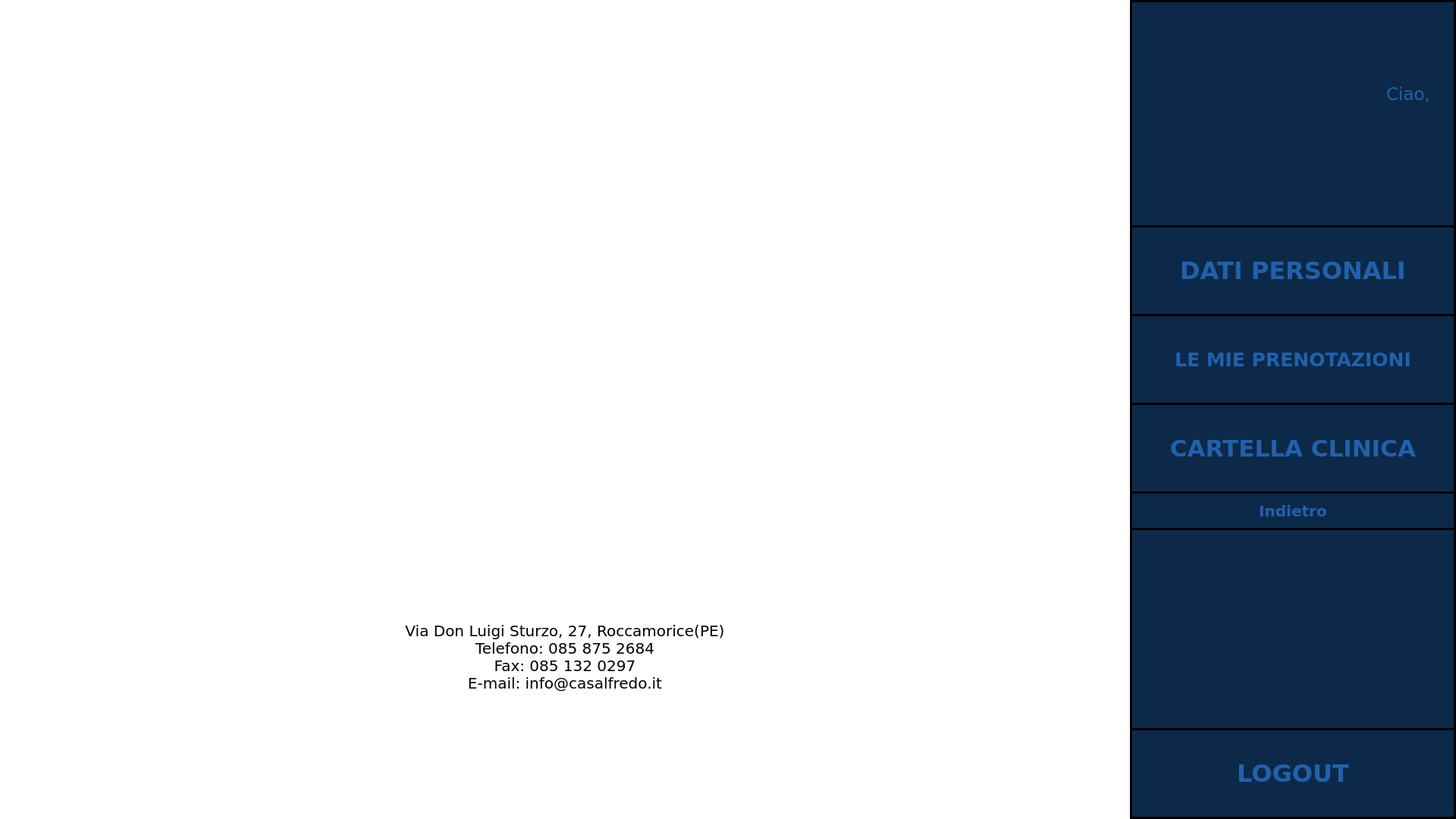
<?xml version="1.0" encoding="UTF-8"?>
<ui version="4.0">
 <class>homePazienteApertoProfilo</class>
 <widget class="QWidget" name="homePazienteApertoProfilo">
  <property name="geometry">
   <rect>
    <x>0</x>
    <y>0</y>
    <width>1920</width>
    <height>1080</height>
   </rect>
  </property>
  <property name="minimumSize">
   <size>
    <width>1920</width>
    <height>1080</height>
   </size>
  </property>
  <property name="maximumSize">
   <size>
    <width>1920</width>
    <height>1080</height>
   </size>
  </property>
  <property name="palette">
   <palette>
    <active>
     <colorrole role="Button">
      <brush brushstyle="SolidPattern">
       <color alpha="255">
        <red>255</red>
        <green>255</green>
        <blue>255</blue>
       </color>
      </brush>
     </colorrole>
     <colorrole role="Base">
      <brush brushstyle="SolidPattern">
       <color alpha="255">
        <red>255</red>
        <green>255</green>
        <blue>255</blue>
       </color>
      </brush>
     </colorrole>
     <colorrole role="Window">
      <brush brushstyle="SolidPattern">
       <color alpha="255">
        <red>255</red>
        <green>255</green>
        <blue>255</blue>
       </color>
      </brush>
     </colorrole>
    </active>
    <inactive>
     <colorrole role="Button">
      <brush brushstyle="SolidPattern">
       <color alpha="255">
        <red>255</red>
        <green>255</green>
        <blue>255</blue>
       </color>
      </brush>
     </colorrole>
     <colorrole role="Base">
      <brush brushstyle="SolidPattern">
       <color alpha="255">
        <red>255</red>
        <green>255</green>
        <blue>255</blue>
       </color>
      </brush>
     </colorrole>
     <colorrole role="Window">
      <brush brushstyle="SolidPattern">
       <color alpha="255">
        <red>255</red>
        <green>255</green>
        <blue>255</blue>
       </color>
      </brush>
     </colorrole>
    </inactive>
    <disabled>
     <colorrole role="Button">
      <brush brushstyle="SolidPattern">
       <color alpha="255">
        <red>255</red>
        <green>255</green>
        <blue>255</blue>
       </color>
      </brush>
     </colorrole>
     <colorrole role="Base">
      <brush brushstyle="SolidPattern">
       <color alpha="255">
        <red>255</red>
        <green>255</green>
        <blue>255</blue>
       </color>
      </brush>
     </colorrole>
     <colorrole role="Window">
      <brush brushstyle="SolidPattern">
       <color alpha="255">
        <red>255</red>
        <green>255</green>
        <blue>255</blue>
       </color>
      </brush>
     </colorrole>
    </disabled>
   </palette>
  </property>
  <property name="windowTitle">
   <string>Clinica Casa Alfredo</string>
  </property>
  <property name="windowIcon">
   <iconset>
    <normaloff>Immagini/logo_casa_alfredo.png</normaloff>Immagini/logo_casa_alfredo.png</iconset>
  </property>
  <property name="styleSheet">
   <string notr="true"/>
  </property>
  <widget class="QLabel" name="logo">
   <property name="geometry">
    <rect>
     <x>470</x>
     <y>62</y>
     <width>550</width>
     <height>620</height>
    </rect>
   </property>
   <property name="text">
    <string/>
   </property>
   <property name="pixmap">
    <pixmap>Immagini/logo_casa_alfredo.png</pixmap>
   </property>
   <property name="scaledContents">
    <bool>true</bool>
   </property>
  </widget>
  <widget class="QLabel" name="titolo">
   <property name="geometry">
    <rect>
     <x>195</x>
     <y>620</y>
     <width>1100</width>
     <height>140</height>
    </rect>
   </property>
   <property name="text">
    <string/>
   </property>
   <property name="pixmap">
    <pixmap>Immagini/titolo_casa_alfredo.png</pixmap>
   </property>
   <property name="scaledContents">
    <bool>true</bool>
   </property>
  </widget>
  <widget class="QLabel" name="scritta">
   <property name="geometry">
    <rect>
     <x>480</x>
     <y>820</y>
     <width>530</width>
     <height>130</height>
    </rect>
   </property>
   <property name="font">
    <font>
     <family>Verdana</family>
     <pointsize>15</pointsize>
    </font>
   </property>
   <property name="text">
    <string>Via Don Luigi Sturzo, 27, Roccamorice(PE)
Telefono: 085 875 2684
Fax: 085 132 0297
E-mail: info@casalfredo.it</string>
   </property>
   <property name="alignment">
    <set>Qt::AlignHCenter|Qt::AlignTop</set>
   </property>
  </widget>
  <widget class="QLabel" name="menu_tendina">
   <property name="geometry">
    <rect>
     <x>1490</x>
     <y>0</y>
     <width>430</width>
     <height>1080</height>
    </rect>
   </property>
   <property name="styleSheet">
    <string notr="true">background-color: rgb(13, 41, 73);
border: 3px solid</string>
   </property>
   <property name="text">
    <string/>
   </property>
  </widget>
  <widget class="QPushButton" name="tendina_button">
   <property name="geometry">
    <rect>
     <x>1495</x>
     <y>5</y>
     <width>70</width>
     <height>70</height>
    </rect>
   </property>
   <property name="cursor">
    <cursorShape>PointingHandCursor</cursorShape>
   </property>
   <property name="styleSheet">
    <string notr="true">QPushButton#tendina_button:pressed {
background-color: rgb(0, 0, 0, 0);
}</string>
   </property>
   <property name="text">
    <string/>
   </property>
   <property name="icon">
    <iconset>
     <normaloff>Immagini/tendina_aperta.png</normaloff>Immagini/tendina_aperta.png</iconset>
   </property>
   <property name="iconSize">
    <size>
     <width>70</width>
     <height>70</height>
    </size>
   </property>
   <property name="flat">
    <bool>true</bool>
   </property>
  </widget>
  <widget class="QPushButton" name="dati_button">
   <property name="geometry">
    <rect>
     <x>1490</x>
     <y>297</y>
     <width>430</width>
     <height>120</height>
    </rect>
   </property>
   <property name="font">
    <font>
     <family>Verdana</family>
     <pointsize>24</pointsize>
     <weight>75</weight>
     <bold>true</bold>
    </font>
   </property>
   <property name="styleSheet">
    <string notr="true">QPushButton#dati_button {
background-color: rgb(0, 0, 0, 0);
color: rgb(33, 97, 171);
border: 3px solid;
}

QPushButton#dati_button:pressed {
background-color: rgb(33, 97, 171);
color: rgb(13, 41, 73);
}</string>
   </property>
   <property name="text">
    <string>DATI PERSONALI</string>
   </property>
  </widget>
  <widget class="QPushButton" name="prenotazioni_button">
   <property name="geometry">
    <rect>
     <x>1490</x>
     <y>414</y>
     <width>430</width>
     <height>120</height>
    </rect>
   </property>
   <property name="font">
    <font>
     <family>Verdana</family>
     <pointsize>19</pointsize>
     <weight>75</weight>
     <bold>true</bold>
    </font>
   </property>
   <property name="styleSheet">
    <string notr="true">QPushButton#prenotazioni_button {
background-color: rgb(0, 0, 0, 0);
color: rgb(33, 97, 171);
border: 3px solid;
}

QPushButton#prenotazioni_button:pressed {
background-color: rgb(33, 97, 171);
color: rgb(13, 41, 73);
}</string>
   </property>
   <property name="text">
    <string>LE MIE PRENOTAZIONI</string>
   </property>
  </widget>
  <widget class="QPushButton" name="logout_button">
   <property name="geometry">
    <rect>
     <x>1490</x>
     <y>960</y>
     <width>430</width>
     <height>120</height>
    </rect>
   </property>
   <property name="font">
    <font>
     <family>Verdana</family>
     <pointsize>24</pointsize>
     <weight>75</weight>
     <bold>true</bold>
    </font>
   </property>
   <property name="styleSheet">
    <string notr="true">QPushButton#logout_button {
background-color: rgb(0, 0, 0, 0);
color: rgb(33, 97, 171);
border: 3px solid;
}

QPushButton#logout_button:pressed {
background-color: rgb(33, 97, 171);
color: rgb(13, 41, 73);
}</string>
   </property>
   <property name="text">
    <string>LOGOUT</string>
   </property>
   <property name="icon">
    <iconset>
     <normaloff>Immagini/logout.png</normaloff>Immagini/logout.png</iconset>
   </property>
   <property name="iconSize">
    <size>
     <width>50</width>
     <height>50</height>
    </size>
   </property>
  </widget>
  <widget class="QLabel" name="ciao">
   <property name="geometry">
    <rect>
     <x>1585</x>
     <y>110</y>
     <width>301</width>
     <height>111</height>
    </rect>
   </property>
   <property name="font">
    <font>
     <family>Verdana</family>
     <pointsize>17</pointsize>
    </font>
   </property>
   <property name="layoutDirection">
    <enum>Qt::LeftToRight</enum>
   </property>
   <property name="styleSheet">
    <string notr="true">color: rgb(33, 97, 171);</string>
   </property>
   <property name="text">
    <string>Ciao,</string>
   </property>
   <property name="alignment">
    <set>Qt::AlignRight|Qt::AlignTop|Qt::AlignTrailing</set>
   </property>
  </widget>
  <widget class="QPushButton" name="cartella_clinica_button">
   <property name="geometry">
    <rect>
     <x>1490</x>
     <y>531</y>
     <width>430</width>
     <height>120</height>
    </rect>
   </property>
   <property name="font">
    <font>
     <family>Verdana</family>
     <pointsize>23</pointsize>
     <weight>75</weight>
     <bold>true</bold>
    </font>
   </property>
   <property name="styleSheet">
    <string notr="true">QPushButton#cartella_clinica_button {
background-color: rgb(0, 0, 0, 0);
color: rgb(33, 97, 171);
border: 3px solid;
}

QPushButton#cartella_clinica_button:pressed {
background-color: rgb(33, 97, 171);
color: rgb(13, 41, 73);
}</string>
   </property>
   <property name="text">
    <string>CARTELLA CLINICA</string>
   </property>
  </widget>
  <widget class="QPushButton" name="indietro_button">
   <property name="geometry">
    <rect>
     <x>1490</x>
     <y>648</y>
     <width>430</width>
     <height>51</height>
    </rect>
   </property>
   <property name="font">
    <font>
     <family>Verdana</family>
     <pointsize>15</pointsize>
     <weight>75</weight>
     <bold>true</bold>
    </font>
   </property>
   <property name="styleSheet">
    <string notr="true">QPushButton#indietro_button {
background-color: rgb(0, 0, 0, 0);
color: rgb(33, 97, 171);
border: 3px solid;
}

QPushButton#indietro_button:pressed {
background-color: rgb(33, 97, 171);
color: rgb(13, 41, 73);
}</string>
   </property>
   <property name="text">
    <string>Indietro</string>
   </property>
   <property name="icon">
    <iconset>
     <normaloff>Immagini/torna_indietro.png</normaloff>Immagini/torna_indietro.png</iconset>
   </property>
  </widget>
 </widget>
 <resources/>
 <connections/>
</ui>
